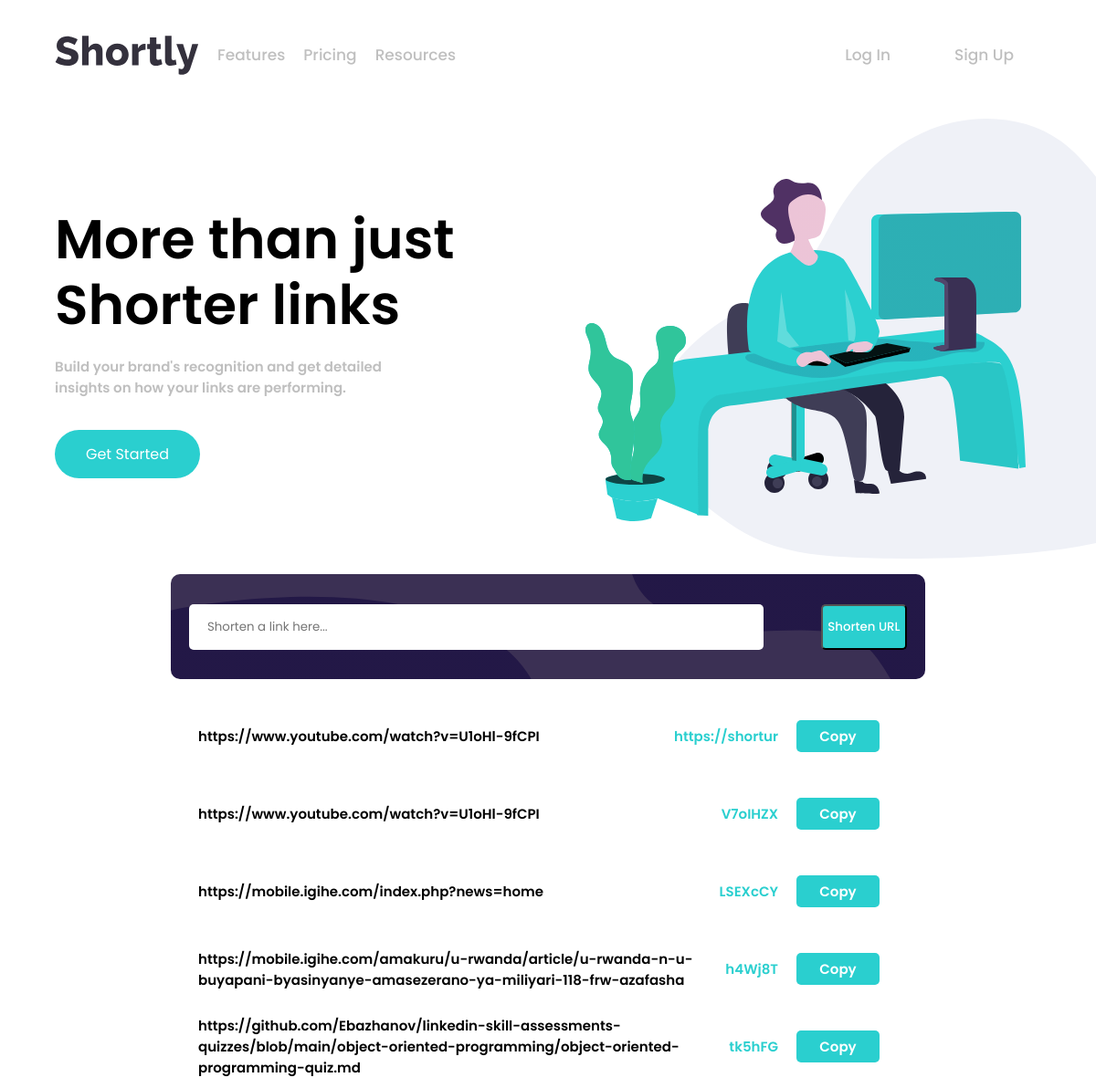
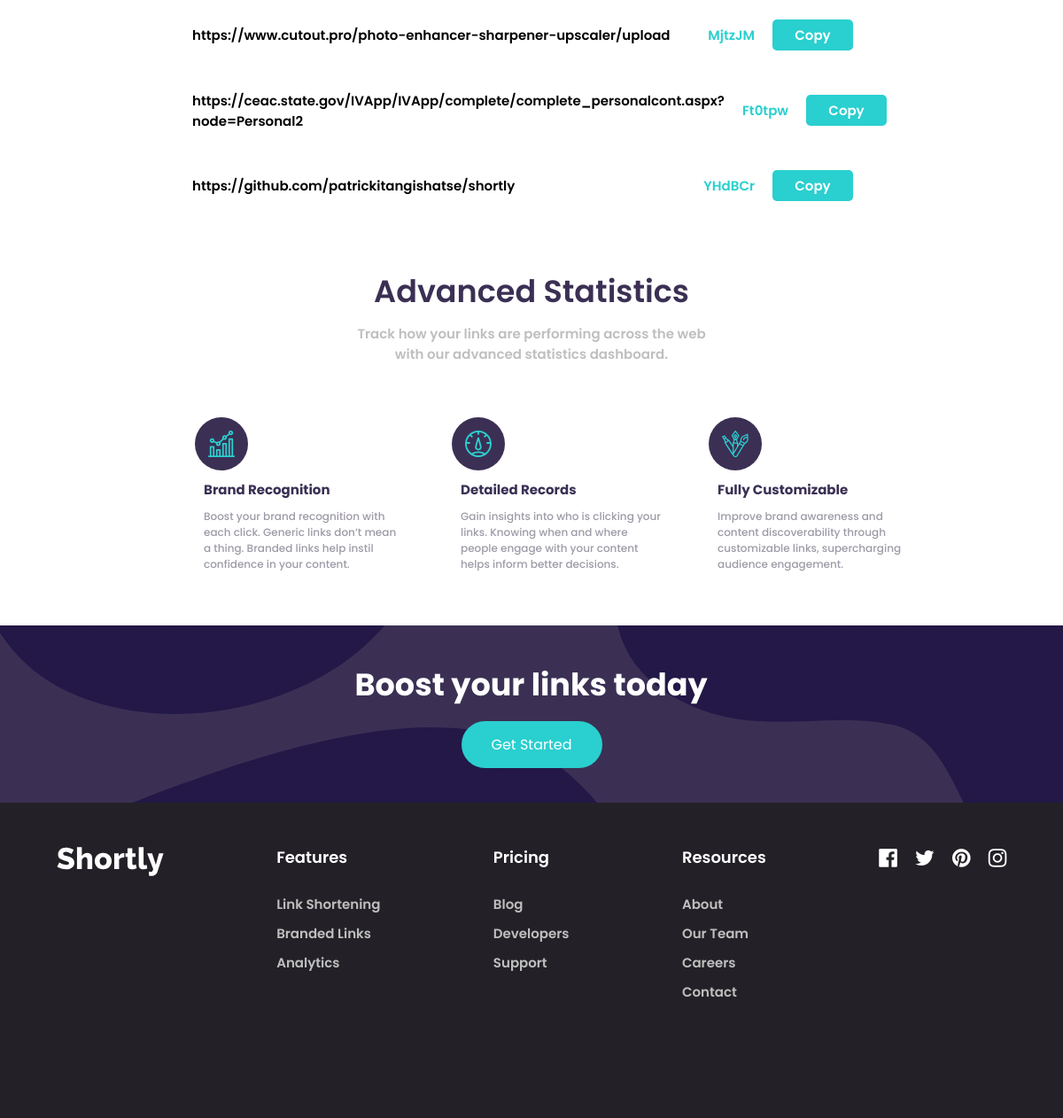
The page / on the database its author committed (2 pictures, top to bottom).
### url_shorten/models.py (models this page shows, shortened)
class Url(models.Model):
    long_url = models.URLField()
    short_url = models.CharField(max_length=15, unique=True)

### url_shorten/views.py (the view)
# urls.py: path('', views.home, name='home'),
def home(request):
    all_urls = Url.objects.all()
    return render(request, 'index.html', {'all_urls': all_urls})

### url_shorten/templates/index.html (shortened to what this page needs)
{% load static %}
<!DOCTYPE html>
<html lang="en">
<head>
    <link rel="stylesheet" href="{% static 'css/main-style.css' %}">
    <link rel="stylesheet" href="https://cdnjs.cloudflare.com/ajax/libs/font-awesome/4.7.0/css/font-awesome.min.css">
</head>
<body>
<nav>
<div class="nav-left">
    <div class="nav-left-links" id="sidemenu">
        <a href="">Features</a>
        <a href="">Pricing</a>
        <a href="">Resources</a>
    </div>
</div>
<div class="nav-right" id="sidemenu">
<a>Log In</a>
<a>Sign Up</a>
</div>
</nav>
<div class="home-content">
    <div class="left-home">
    <h1>More than just Shorter links</h1>
    <p>Build your brand's recognition and get detailed
        insights on how your links are performing.</p>
    <a>Get Started</a>
    </div>
    <div class="right-home">
    </div>
</div>
<div class="search-container">
    <div class="search-link">
        <form action="{% url 'shorten_url' %}" method="POST">
            <input type="url" id="long_url" name="long_url" placeholder="Shorten a link here..." required>
            <button type="submit">Shorten URL</button>
        </form>
    </div>
    <div class="results-display">
        {% for url_instance in all_urls %}
        <div class="results">
            <div class="left-url">
                <p>{{ url_instance.long_url }}</p>
            </div>
            <div class="right-url">
                <p>{{ url_instance.short_url }}</p>
                <a href="#">Copy</a>
            </div>
        </div>
        {% endfor %}
    </div>
</div>
<div class="container-statistics">
    <div class="statistics-header">
        <h1>Advanced Statistics</h1>
        <p>Track how your links are performing across the web with our advanced statistics dashboard.</p>
    </div>
    <div class="statistics-card">
        <div class="card-container">
            <div class="card-icon">
            </div>
            <div class="card">
                <div class="card-header">
                    <h2>Brand Recognition</h2>
                </div>
                <div class="card-text">
                    <p>Boost your brand recognition with each click. Generic links don’t mean a thing. Branded links help instil confidence in your content.</p>
                </div>
            </div>
        </div>
        <div class="card-container">
            <div class="card-icon">
            </div>
            <div class="card">
                <div class="card-header">
                    <h2>Detailed Records</h2>
                </div>
                <div class="card-text">
                    <p>Gain insights into who is clicking your links. Knowing when and where people engage with your content helps inform better decisions.</p>
                </div>
            </div>
        </div>
        <div class="card-container">
            <div class="card-icon">
            </div>
            <div class="card">
                <div class="card-header">
                    <h2>Fully Customizable</h2>
                </div>
                <div class="card-text">
                    <p>Improve brand awareness and content discoverability through customizable links, supercharging audience engagement.</p>
                </div>
            </div>
        </div>
    </div>
</div>
<div class="brand">
    <p>Boost your links today</p>
    <a>Get Started</a>
</div>
<footer>
<div class="logo">
</div>
    <div class="Features footer-links-a">
        <h2>Features</h2>
        <a>Link Shortening</a>
        <a>Branded Links</a>
        <a>Analytics</a>
    </div>
    <div class="Pricing footer-links-a">
        <h2>Pricing</h2>
        <a>Blog</a>
        <a>Developers</a>
        <a>Support</a>
    </div>
    <div class="Resources footer-links-a">
        <h2>Resources</h2>
        <a>About</a>
        <a>Our Team</a>
        <a>Careers</a>
        <a>Contact</a>
    </div>
<div class="social-icon">
<i class="fa fa-facebook-official" aria-hidden="true"></i>
<i class="fa fa-twitter" aria-hidden="true"></i>
<i class="fa fa-pinterest" aria-hidden="true"></i>
<i class="fa fa-instagram" aria-hidden="true"></i>
</div>
</footer>
</body>
</html>

### rows shown on the page
Url: long_url "https://www.youtube.com/watch?v=U1oHl-9fCPI", short_url "https://shortur"
Url: long_url "https://www.youtube.com/watch?v=U1oHl-9fCPI", short_url "V7oIHZX"
Url: long_url "https://mobile.igihe.com/index.php?news=home", short_url "LSEXcCY"
Url: long_url "https://mobile.igihe.com/amakuru/u-rwanda/article/u-rwanda-n-u-buyapani-byasinyanye-amasezerano-ya-miliyari-118-frw-azafasha", short_url "h4Wj8T"
Url: long_url "https://github.com/Ebazhanov/linkedin-skill-assessments-quizzes/blob/main/object-oriented-programming/object-oriented-programming-quiz.md", short_url "tk5hFG"
Url: long_url "https://www.cutout.pro/photo-enhancer-sharpener-upscaler/upload", short_url "MjtzJM"
Url: long_url "https://ceac.state.gov/IVApp/IVApp/complete/complete_personalcont.aspx?node=Personal2", short_url "Ft0tpw"
Url: long_url "https://github.com/patrickitangishatse/shortly", short_url "YHdBCr"
